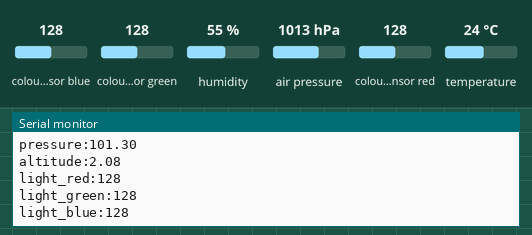
Recording of a sketch running on a simulated Arduino Nano 33 BLE. Shown: the last lines printed to the serial monitor. The test bench sets the inputs (shaded band); at power-on: colour sensor blue 128, colour sensor green 128, humidity 55 %, air pressure 1013 hPa, colour sensor red 128, temperature 24 °C.

Above: at 6.3 s.
6.4 s: colour sensor blue set to 5
At 11.8 s:
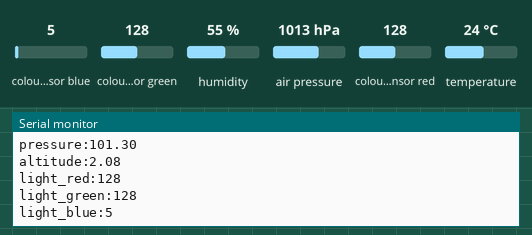
12.6 s: colour sensor green set to 5
At 17.0 s:
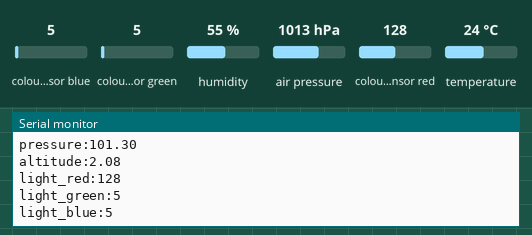
18.8 s: humidity set to 22 %
25.0 s: air pressure set to 952 hPa
31.2 s: colour sensor red set to 5
At 34.0 s:
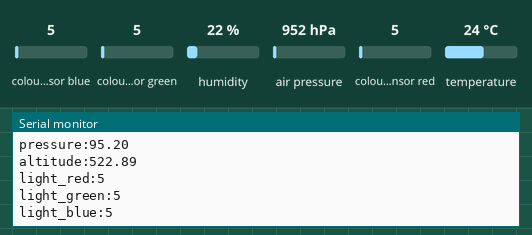

The sketch:

climate_sensing.ino
```cpp
#include <Arduino_HTS221.h>
#include <Arduino_LPS22HB.h>
#include <Arduino_APDS9960.h>

void setup()
{
  Serial.begin(9600);
  while (!Serial)
    ;

  if (!HTS.begin())
  {
    Serial.println("Failed to initialize humidity temperature sensor!");
    while (1)
      ;
  }

  if (!BARO.begin())
  {
    Serial.println("Failed to initialize pressure sensor!");
    while (1)
      ;
  }

  if (!APDS.begin())
  {
    Serial.println("Error initializing APDS9960 sensor.");
  }
}

void loop()
{
  float temperature = HTS.readTemperature();
  float humidity = HTS.readHumidity();

  float pressure = BARO.readPressure();
  float altitude = 44330 * (1 - pow(pressure / 101.325, 1 / 5.255));

  int r, g, b;
  while (!APDS.colorAvailable())
  {
    delay(5);
  }
  APDS.readColor(r, g, b);

  Serial.print("Temperature:");
  Serial.println(temperature);
  Serial.print("Humidity:");
  Serial.println(humidity);

  Serial.print("pressure:");
  Serial.println(pressure);
  Serial.print("altitude:");
  Serial.println(altitude);

  Serial.print("light_red:");
  Serial.println(r);
  Serial.print("light_green:");
  Serial.println(g);
  Serial.print("light_blue:");
  Serial.println(b);

  Serial.println();
  delay(5555);
}
```

Measured:
- after the input at 6.4 s, the serial monitor: prints a new line after 4.7 s (image 1)
- after the input at 12.6 s, the serial monitor: prints a new line after 4.1 s (image 2)
- after the input at 31.2 s, the serial monitor: prints a new line after 2.2 s (image 3)
